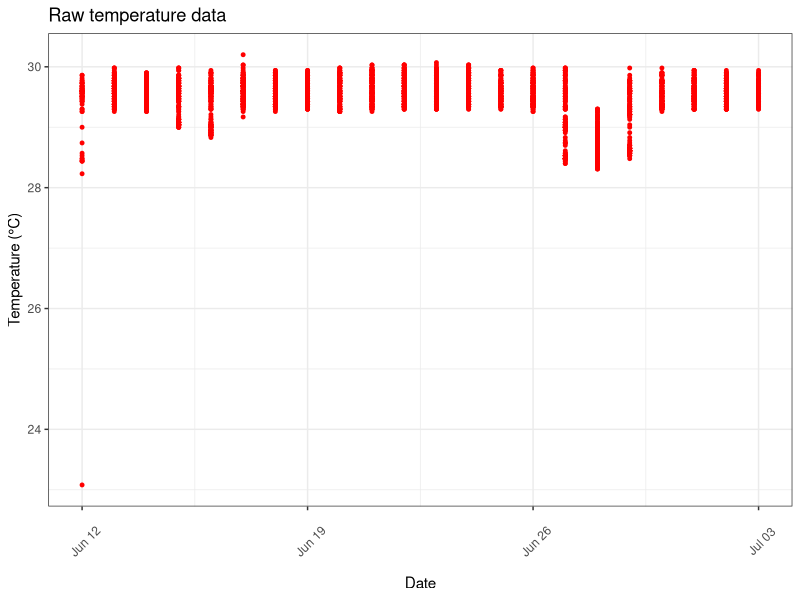
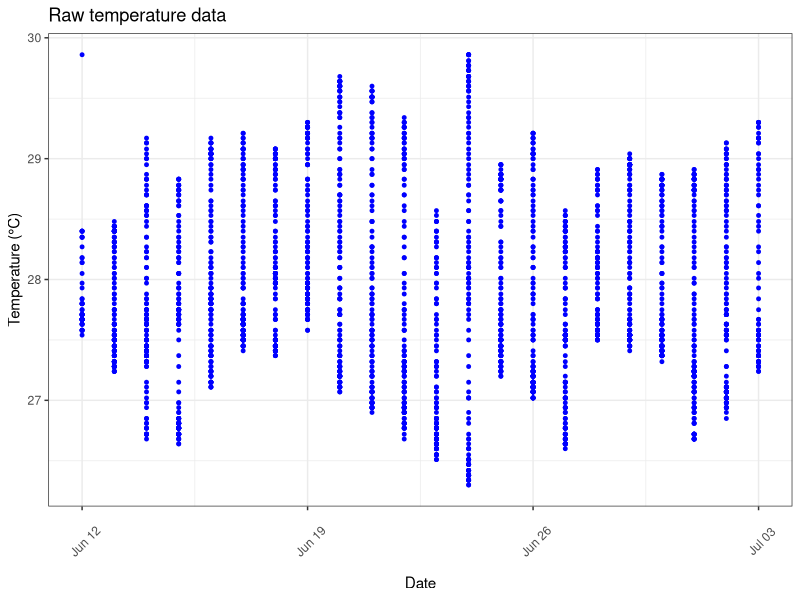

These figures' R source, in order:
# Regeneration 3.0 Temperature Data 
library(tidyverse)
library(cowplot)

#check working directory and set working directory to folder with raw temperature data 
getwd()
setwd("/Users/ninahmunk/Documents/Projects/Regeneration/Temperature/Data")

#read in raw temperature csv file and change column names for date/time and temperature
hotsump<-read.csv('21512790_hot_sump_20230703.csv')
colnames(hotsump)[2] = "date_time"
colnames(hotsump)[3] = "temp_c"

#separate data and time into two columns 
hotsump_date <- tidyr::separate(hotsump, 'date_time',
                                    into = c('longdate', 'time'),
                                    sep= ' ') 

#visualize variation in daily temperatures across each day of the experiment in the hot sump
hotsump_graph <- ggplot(data=hotsump_date, 
                        aes(x=as.Date(longdate, format = "%m / %d / %Y"), 
                            y=temp_c)) +
  geom_point(size=1, color = 'red')+ theme_bw()+ 
  theme(axis.text.x = element_text(angle=45, margin = margin(t=20, r=100)))+
  labs(title="Raw temperature data", y="Temperature (°C)", x="Date")
hotsump_graph

#new data frame to separate data/time column into month, day, and year 
hotsumpfull <- hotsump_date %>%
  tidyr::separate('longdate',
                  into = c('month', 'day', 'year'),
                  sep= '/',
                  remove = FALSE)
head(hotsumpfull)

hotsumpfull_mean <- hotsumpfull %>%
  group_by(year, month, day, longdate)%>%
  summarise(meantemp = mean(temp_c))

head(hotsumpfull_mean)




ambientsump<-read.csv('21512796_ambient_sump_20230703.csv')
colnames(ambientsump)[2] = "date_time"
colnames(ambientsump)[3] = "temp_c"
ambientsump_date <- tidyr::separate(ambientsump, 'date_time',
                                into = c('longdate', 'time'),
                                sep= ' ') 

ambientsump_graph <- ggplot(data=ambientsump_date, 
                        aes(x=as.Date(longdate, format = "%m / %d / %Y"), 
                            y=temp_c)) +
  geom_point(size=1, color = 'blue')+ theme_bw()+ 
  theme(axis.text.x = element_text(angle=45, margin = margin(t=20, r=100)))+
  labs(title="Raw temperature data", y="Temperature (°C)", x="Date")
ambientsump_graph